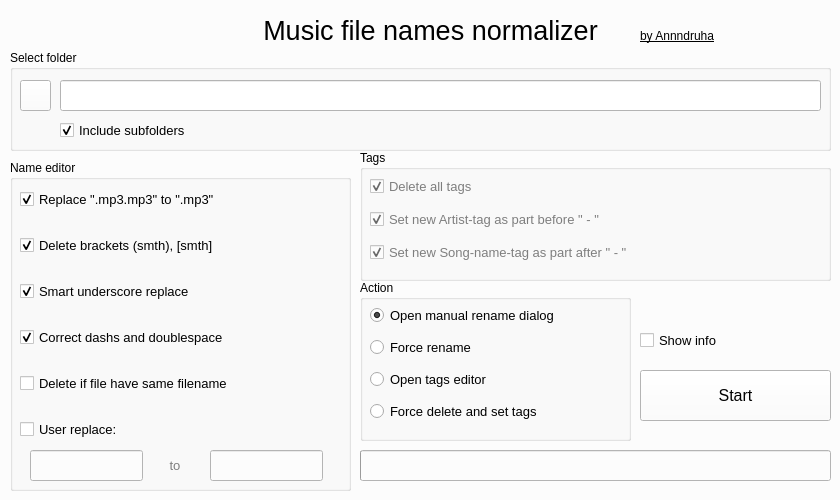
<?xml version="1.0" encoding="UTF-8"?>
<ui version="4.0">
 <class>MainWindow</class>
 <widget class="QMainWindow" name="MainWindow">
  <property name="geometry">
   <rect>
    <x>0</x>
    <y>0</y>
    <width>840</width>
    <height>500</height>
   </rect>
  </property>
  <property name="sizePolicy">
   <sizepolicy hsizetype="Ignored" vsizetype="Ignored">
    <horstretch>0</horstretch>
    <verstretch>0</verstretch>
   </sizepolicy>
  </property>
  <property name="minimumSize">
   <size>
    <width>840</width>
    <height>500</height>
   </size>
  </property>
  <property name="maximumSize">
   <size>
    <width>1600</width>
    <height>500</height>
   </size>
  </property>
  <property name="palette">
   <palette>
    <active>
     <colorrole role="WindowText">
      <brush brushstyle="SolidPattern">
       <color alpha="255">
        <red>0</red>
        <green>0</green>
        <blue>0</blue>
       </color>
      </brush>
     </colorrole>
     <colorrole role="Button">
      <brush brushstyle="SolidPattern">
       <color alpha="255">
        <red>252</red>
        <green>252</green>
        <blue>252</blue>
       </color>
      </brush>
     </colorrole>
     <colorrole role="Light">
      <brush brushstyle="SolidPattern">
       <color alpha="255">
        <red>255</red>
        <green>255</green>
        <blue>255</blue>
       </color>
      </brush>
     </colorrole>
     <colorrole role="Midlight">
      <brush brushstyle="SolidPattern">
       <color alpha="255">
        <red>253</red>
        <green>253</green>
        <blue>253</blue>
       </color>
      </brush>
     </colorrole>
     <colorrole role="Dark">
      <brush brushstyle="SolidPattern">
       <color alpha="255">
        <red>126</red>
        <green>126</green>
        <blue>126</blue>
       </color>
      </brush>
     </colorrole>
     <colorrole role="Mid">
      <brush brushstyle="SolidPattern">
       <color alpha="255">
        <red>168</red>
        <green>168</green>
        <blue>168</blue>
       </color>
      </brush>
     </colorrole>
     <colorrole role="Text">
      <brush brushstyle="SolidPattern">
       <color alpha="255">
        <red>0</red>
        <green>0</green>
        <blue>0</blue>
       </color>
      </brush>
     </colorrole>
     <colorrole role="BrightText">
      <brush brushstyle="SolidPattern">
       <color alpha="255">
        <red>255</red>
        <green>255</green>
        <blue>255</blue>
       </color>
      </brush>
     </colorrole>
     <colorrole role="ButtonText">
      <brush brushstyle="SolidPattern">
       <color alpha="255">
        <red>0</red>
        <green>0</green>
        <blue>0</blue>
       </color>
      </brush>
     </colorrole>
     <colorrole role="Base">
      <brush brushstyle="SolidPattern">
       <color alpha="255">
        <red>255</red>
        <green>255</green>
        <blue>255</blue>
       </color>
      </brush>
     </colorrole>
     <colorrole role="Window">
      <brush brushstyle="SolidPattern">
       <color alpha="255">
        <red>252</red>
        <green>252</green>
        <blue>252</blue>
       </color>
      </brush>
     </colorrole>
     <colorrole role="Shadow">
      <brush brushstyle="SolidPattern">
       <color alpha="255">
        <red>0</red>
        <green>0</green>
        <blue>0</blue>
       </color>
      </brush>
     </colorrole>
     <colorrole role="AlternateBase">
      <brush brushstyle="SolidPattern">
       <color alpha="255">
        <red>253</red>
        <green>253</green>
        <blue>253</blue>
       </color>
      </brush>
     </colorrole>
     <colorrole role="ToolTipBase">
      <brush brushstyle="SolidPattern">
       <color alpha="255">
        <red>255</red>
        <green>255</green>
        <blue>220</blue>
       </color>
      </brush>
     </colorrole>
     <colorrole role="ToolTipText">
      <brush brushstyle="SolidPattern">
       <color alpha="255">
        <red>0</red>
        <green>0</green>
        <blue>0</blue>
       </color>
      </brush>
     </colorrole>
     <colorrole role="PlaceholderText">
      <brush brushstyle="SolidPattern">
       <color alpha="128">
        <red>0</red>
        <green>0</green>
        <blue>0</blue>
       </color>
      </brush>
     </colorrole>
    </active>
    <inactive>
     <colorrole role="WindowText">
      <brush brushstyle="SolidPattern">
       <color alpha="255">
        <red>0</red>
        <green>0</green>
        <blue>0</blue>
       </color>
      </brush>
     </colorrole>
     <colorrole role="Button">
      <brush brushstyle="SolidPattern">
       <color alpha="255">
        <red>252</red>
        <green>252</green>
        <blue>252</blue>
       </color>
      </brush>
     </colorrole>
     <colorrole role="Light">
      <brush brushstyle="SolidPattern">
       <color alpha="255">
        <red>255</red>
        <green>255</green>
        <blue>255</blue>
       </color>
      </brush>
     </colorrole>
     <colorrole role="Midlight">
      <brush brushstyle="SolidPattern">
       <color alpha="255">
        <red>253</red>
        <green>253</green>
        <blue>253</blue>
       </color>
      </brush>
     </colorrole>
     <colorrole role="Dark">
      <brush brushstyle="SolidPattern">
       <color alpha="255">
        <red>126</red>
        <green>126</green>
        <blue>126</blue>
       </color>
      </brush>
     </colorrole>
     <colorrole role="Mid">
      <brush brushstyle="SolidPattern">
       <color alpha="255">
        <red>168</red>
        <green>168</green>
        <blue>168</blue>
       </color>
      </brush>
     </colorrole>
     <colorrole role="Text">
      <brush brushstyle="SolidPattern">
       <color alpha="255">
        <red>0</red>
        <green>0</green>
        <blue>0</blue>
       </color>
      </brush>
     </colorrole>
     <colorrole role="BrightText">
      <brush brushstyle="SolidPattern">
       <color alpha="255">
        <red>255</red>
        <green>255</green>
        <blue>255</blue>
       </color>
      </brush>
     </colorrole>
     <colorrole role="ButtonText">
      <brush brushstyle="SolidPattern">
       <color alpha="255">
        <red>0</red>
        <green>0</green>
        <blue>0</blue>
       </color>
      </brush>
     </colorrole>
     <colorrole role="Base">
      <brush brushstyle="SolidPattern">
       <color alpha="255">
        <red>255</red>
        <green>255</green>
        <blue>255</blue>
       </color>
      </brush>
     </colorrole>
     <colorrole role="Window">
      <brush brushstyle="SolidPattern">
       <color alpha="255">
        <red>252</red>
        <green>252</green>
        <blue>252</blue>
       </color>
      </brush>
     </colorrole>
     <colorrole role="Shadow">
      <brush brushstyle="SolidPattern">
       <color alpha="255">
        <red>0</red>
        <green>0</green>
        <blue>0</blue>
       </color>
      </brush>
     </colorrole>
     <colorrole role="AlternateBase">
      <brush brushstyle="SolidPattern">
       <color alpha="255">
        <red>253</red>
        <green>253</green>
        <blue>253</blue>
       </color>
      </brush>
     </colorrole>
     <colorrole role="ToolTipBase">
      <brush brushstyle="SolidPattern">
       <color alpha="255">
        <red>255</red>
        <green>255</green>
        <blue>220</blue>
       </color>
      </brush>
     </colorrole>
     <colorrole role="ToolTipText">
      <brush brushstyle="SolidPattern">
       <color alpha="255">
        <red>0</red>
        <green>0</green>
        <blue>0</blue>
       </color>
      </brush>
     </colorrole>
     <colorrole role="PlaceholderText">
      <brush brushstyle="SolidPattern">
       <color alpha="128">
        <red>0</red>
        <green>0</green>
        <blue>0</blue>
       </color>
      </brush>
     </colorrole>
    </inactive>
    <disabled>
     <colorrole role="WindowText">
      <brush brushstyle="SolidPattern">
       <color alpha="255">
        <red>126</red>
        <green>126</green>
        <blue>126</blue>
       </color>
      </brush>
     </colorrole>
     <colorrole role="Button">
      <brush brushstyle="SolidPattern">
       <color alpha="255">
        <red>252</red>
        <green>252</green>
        <blue>252</blue>
       </color>
      </brush>
     </colorrole>
     <colorrole role="Light">
      <brush brushstyle="SolidPattern">
       <color alpha="255">
        <red>255</red>
        <green>255</green>
        <blue>255</blue>
       </color>
      </brush>
     </colorrole>
     <colorrole role="Midlight">
      <brush brushstyle="SolidPattern">
       <color alpha="255">
        <red>253</red>
        <green>253</green>
        <blue>253</blue>
       </color>
      </brush>
     </colorrole>
     <colorrole role="Dark">
      <brush brushstyle="SolidPattern">
       <color alpha="255">
        <red>126</red>
        <green>126</green>
        <blue>126</blue>
       </color>
      </brush>
     </colorrole>
     <colorrole role="Mid">
      <brush brushstyle="SolidPattern">
       <color alpha="255">
        <red>168</red>
        <green>168</green>
        <blue>168</blue>
       </color>
      </brush>
     </colorrole>
     <colorrole role="Text">
      <brush brushstyle="SolidPattern">
       <color alpha="255">
        <red>126</red>
        <green>126</green>
        <blue>126</blue>
       </color>
      </brush>
     </colorrole>
     <colorrole role="BrightText">
      <brush brushstyle="SolidPattern">
       <color alpha="255">
        <red>255</red>
        <green>255</green>
        <blue>255</blue>
       </color>
      </brush>
     </colorrole>
     <colorrole role="ButtonText">
      <brush brushstyle="SolidPattern">
       <color alpha="255">
        <red>126</red>
        <green>126</green>
        <blue>126</blue>
       </color>
      </brush>
     </colorrole>
     <colorrole role="Base">
      <brush brushstyle="SolidPattern">
       <color alpha="255">
        <red>252</red>
        <green>252</green>
        <blue>252</blue>
       </color>
      </brush>
     </colorrole>
     <colorrole role="Window">
      <brush brushstyle="SolidPattern">
       <color alpha="255">
        <red>252</red>
        <green>252</green>
        <blue>252</blue>
       </color>
      </brush>
     </colorrole>
     <colorrole role="Shadow">
      <brush brushstyle="SolidPattern">
       <color alpha="255">
        <red>0</red>
        <green>0</green>
        <blue>0</blue>
       </color>
      </brush>
     </colorrole>
     <colorrole role="AlternateBase">
      <brush brushstyle="SolidPattern">
       <color alpha="255">
        <red>252</red>
        <green>252</green>
        <blue>252</blue>
       </color>
      </brush>
     </colorrole>
     <colorrole role="ToolTipBase">
      <brush brushstyle="SolidPattern">
       <color alpha="255">
        <red>255</red>
        <green>255</green>
        <blue>220</blue>
       </color>
      </brush>
     </colorrole>
     <colorrole role="ToolTipText">
      <brush brushstyle="SolidPattern">
       <color alpha="255">
        <red>0</red>
        <green>0</green>
        <blue>0</blue>
       </color>
      </brush>
     </colorrole>
     <colorrole role="PlaceholderText">
      <brush brushstyle="SolidPattern">
       <color alpha="128">
        <red>0</red>
        <green>0</green>
        <blue>0</blue>
       </color>
      </brush>
     </colorrole>
    </disabled>
   </palette>
  </property>
  <property name="font">
   <font>
    <pointsize>9</pointsize>
   </font>
  </property>
  <property name="windowTitle">
   <string>Music file names normalizer</string>
  </property>
  <property name="windowIcon">
   <iconset>
    <normaloff>../img/icon.ico</normaloff>../img/icon.ico</iconset>
  </property>
  <widget class="QWidget" name="widget">
   <property name="minimumSize">
    <size>
     <width>840</width>
     <height>500</height>
    </size>
   </property>
   <property name="maximumSize">
    <size>
     <width>1600</width>
     <height>500</height>
    </size>
   </property>
   <widget class="QLabel" name="label_program_name">
    <property name="geometry">
     <rect>
      <x>220</x>
      <y>10</y>
      <width>421</width>
      <height>41</height>
     </rect>
    </property>
    <property name="font">
     <font>
      <pointsize>20</pointsize>
      <bold>false</bold>
     </font>
    </property>
    <property name="locale">
     <locale language="English" country="UnitedStates"/>
    </property>
    <property name="text">
     <string>Music file names normalizer</string>
    </property>
    <property name="scaledContents">
     <bool>false</bool>
    </property>
    <property name="alignment">
     <set>Qt::AlignCenter</set>
    </property>
   </widget>
   <widget class="QGroupBox" name="group_names">
    <property name="geometry">
     <rect>
      <x>10</x>
      <y>160</y>
      <width>341</width>
      <height>331</height>
     </rect>
    </property>
    <property name="locale">
     <locale language="English" country="UnitedStates"/>
    </property>
    <property name="title">
     <string>Name editor</string>
    </property>
    <widget class="QWidget" name="verticalLayoutWidget">
     <property name="geometry">
      <rect>
       <x>10</x>
       <y>10</y>
       <width>321</width>
       <height>291</height>
      </rect>
     </property>
     <property name="locale">
      <locale language="English" country="UnitedStates"/>
     </property>
     <layout class="QVBoxLayout" name="name_layout">
      <item>
       <widget class="QCheckBox" name="checkBox_mp3">
        <property name="font">
         <font>
          <pointsize>10</pointsize>
         </font>
        </property>
        <property name="locale">
         <locale language="English" country="UnitedStates"/>
        </property>
        <property name="text">
         <string>Replace &quot;.mp3.mp3&quot; to &quot;.mp3&quot;</string>
        </property>
        <property name="checked">
         <bool>true</bool>
        </property>
       </widget>
      </item>
      <item>
       <widget class="QCheckBox" name="checkBox_brackets">
        <property name="font">
         <font>
          <pointsize>10</pointsize>
         </font>
        </property>
        <property name="locale">
         <locale language="English" country="UnitedStates"/>
        </property>
        <property name="text">
         <string>Delete brackets (smth), [smth]</string>
        </property>
        <property name="checked">
         <bool>true</bool>
        </property>
       </widget>
      </item>
      <item>
       <widget class="QCheckBox" name="checkBox_underscore">
        <property name="font">
         <font>
          <pointsize>10</pointsize>
         </font>
        </property>
        <property name="locale">
         <locale language="English" country="UnitedStates"/>
        </property>
        <property name="text">
         <string>Smart underscore replace</string>
        </property>
        <property name="checked">
         <bool>true</bool>
        </property>
       </widget>
      </item>
      <item>
       <widget class="QCheckBox" name="checkBox_doublespace">
        <property name="font">
         <font>
          <pointsize>10</pointsize>
          <bold>false</bold>
         </font>
        </property>
        <property name="locale">
         <locale language="English" country="UnitedStates"/>
        </property>
        <property name="text">
         <string>Correct dashs and doublespace</string>
        </property>
        <property name="checked">
         <bool>true</bool>
        </property>
       </widget>
      </item>
      <item>
       <widget class="QCheckBox" name="checkBox_samename">
        <property name="font">
         <font>
          <pointsize>10</pointsize>
         </font>
        </property>
        <property name="locale">
         <locale language="English" country="UnitedStates"/>
        </property>
        <property name="text">
         <string>Delete if file have same filename</string>
        </property>
        <property name="checked">
         <bool>false</bool>
        </property>
       </widget>
      </item>
      <item>
       <widget class="QCheckBox" name="checkBox_user_replace">
        <property name="font">
         <font>
          <pointsize>10</pointsize>
         </font>
        </property>
        <property name="locale">
         <locale language="English" country="UnitedStates"/>
        </property>
        <property name="text">
         <string>User replace:</string>
        </property>
       </widget>
      </item>
     </layout>
    </widget>
    <widget class="QLabel" name="label_replace_to">
     <property name="enabled">
      <bool>false</bool>
     </property>
     <property name="geometry">
      <rect>
       <x>140</x>
       <y>290</y>
       <width>50</width>
       <height>30</height>
      </rect>
     </property>
     <property name="font">
      <font>
       <pointsize>10</pointsize>
      </font>
     </property>
     <property name="locale">
      <locale language="English" country="UnitedStates"/>
     </property>
     <property name="text">
      <string>to</string>
     </property>
     <property name="alignment">
      <set>Qt::AlignCenter</set>
     </property>
    </widget>
    <widget class="QLineEdit" name="lineEdit_from">
     <property name="enabled">
      <bool>false</bool>
     </property>
     <property name="geometry">
      <rect>
       <x>20</x>
       <y>290</y>
       <width>113</width>
       <height>31</height>
      </rect>
     </property>
     <property name="font">
      <font>
       <pointsize>10</pointsize>
      </font>
     </property>
     <property name="locale">
      <locale language="English" country="UnitedStates"/>
     </property>
    </widget>
    <widget class="QLineEdit" name="lineEdit_to">
     <property name="enabled">
      <bool>false</bool>
     </property>
     <property name="geometry">
      <rect>
       <x>200</x>
       <y>290</y>
       <width>113</width>
       <height>31</height>
      </rect>
     </property>
     <property name="font">
      <font>
       <pointsize>10</pointsize>
      </font>
     </property>
     <property name="locale">
      <locale language="English" country="UnitedStates"/>
     </property>
    </widget>
   </widget>
   <widget class="QGroupBox" name="group_file_open">
    <property name="geometry">
     <rect>
      <x>10</x>
      <y>50</y>
      <width>821</width>
      <height>101</height>
     </rect>
    </property>
    <property name="locale">
     <locale language="English" country="UnitedStates"/>
    </property>
    <property name="title">
     <string>Select folder</string>
    </property>
    <widget class="QPushButton" name="pushButton_path">
     <property name="geometry">
      <rect>
       <x>10</x>
       <y>30</y>
       <width>31</width>
       <height>31</height>
      </rect>
     </property>
     <property name="locale">
      <locale language="English" country="UnitedStates"/>
     </property>
     <property name="text">
      <string/>
     </property>
     <property name="icon">
      <iconset>
       <normaloff>../img/folder.ico</normaloff>../img/folder.ico</iconset>
     </property>
    </widget>
    <widget class="QCheckBox" name="check_include_subfolder">
     <property name="geometry">
      <rect>
       <x>50</x>
       <y>70</y>
       <width>341</width>
       <height>20</height>
      </rect>
     </property>
     <property name="font">
      <font>
       <pointsize>10</pointsize>
      </font>
     </property>
     <property name="locale">
      <locale language="English" country="UnitedStates"/>
     </property>
     <property name="text">
      <string>Include subfolders</string>
     </property>
     <property name="checked">
      <bool>true</bool>
     </property>
    </widget>
    <widget class="QLineEdit" name="lineEdit_filepath">
     <property name="geometry">
      <rect>
       <x>50</x>
       <y>30</y>
       <width>761</width>
       <height>31</height>
      </rect>
     </property>
     <property name="font">
      <font>
       <pointsize>10</pointsize>
      </font>
     </property>
     <property name="locale">
      <locale language="English" country="UnitedStates"/>
     </property>
    </widget>
   </widget>
   <widget class="QGroupBox" name="group_options">
    <property name="geometry">
     <rect>
      <x>360</x>
      <y>280</y>
      <width>271</width>
      <height>161</height>
     </rect>
    </property>
    <property name="locale">
     <locale language="English" country="UnitedStates"/>
    </property>
    <property name="title">
     <string>Action</string>
    </property>
    <widget class="QWidget" name="verticalLayoutWidget_2">
     <property name="geometry">
      <rect>
       <x>10</x>
       <y>20</y>
       <width>253</width>
       <height>131</height>
      </rect>
     </property>
     <property name="locale">
      <locale language="English" country="UnitedStates"/>
     </property>
     <layout class="QVBoxLayout" name="options_layout">
      <item>
       <widget class="QRadioButton" name="radioButton_dialog">
        <property name="font">
         <font>
          <pointsize>10</pointsize>
         </font>
        </property>
        <property name="locale">
         <locale language="English" country="UnitedStates"/>
        </property>
        <property name="text">
         <string>Open manual rename dialog</string>
        </property>
        <property name="checked">
         <bool>true</bool>
        </property>
       </widget>
      </item>
      <item>
       <widget class="QRadioButton" name="radioButton_all">
        <property name="font">
         <font>
          <pointsize>10</pointsize>
         </font>
        </property>
        <property name="locale">
         <locale language="English" country="UnitedStates"/>
        </property>
        <property name="text">
         <string>Force rename</string>
        </property>
        <property name="checked">
         <bool>false</bool>
        </property>
       </widget>
      </item>
      <item>
       <widget class="QRadioButton" name="radioButton_tag_manual">
        <property name="font">
         <font>
          <pointsize>10</pointsize>
         </font>
        </property>
        <property name="text">
         <string>Open tags editor</string>
        </property>
       </widget>
      </item>
      <item>
       <widget class="QRadioButton" name="radioButton_tag_auto">
        <property name="font">
         <font>
          <pointsize>10</pointsize>
         </font>
        </property>
        <property name="text">
         <string>Force delete and set tags</string>
        </property>
       </widget>
      </item>
     </layout>
    </widget>
   </widget>
   <widget class="QPushButton" name="pushButton_start">
    <property name="geometry">
     <rect>
      <x>640</x>
      <y>370</y>
      <width>191</width>
      <height>51</height>
     </rect>
    </property>
    <property name="font">
     <font>
      <pointsize>12</pointsize>
     </font>
    </property>
    <property name="locale">
     <locale language="English" country="UnitedStates"/>
    </property>
    <property name="text">
     <string>Start</string>
    </property>
   </widget>
   <widget class="QGroupBox" name="group_tags">
    <property name="geometry">
     <rect>
      <x>360</x>
      <y>150</y>
      <width>471</width>
      <height>131</height>
     </rect>
    </property>
    <property name="locale">
     <locale language="English" country="UnitedStates"/>
    </property>
    <property name="title">
     <string>Tags</string>
    </property>
    <widget class="QWidget" name="verticalLayoutWidget_3">
     <property name="geometry">
      <rect>
       <x>10</x>
       <y>20</y>
       <width>451</width>
       <height>101</height>
      </rect>
     </property>
     <property name="locale">
      <locale language="English" country="UnitedStates"/>
     </property>
     <layout class="QVBoxLayout" name="tags_layout">
      <item>
       <widget class="QCheckBox" name="checkBox_delete_tags">
        <property name="enabled">
         <bool>false</bool>
        </property>
        <property name="font">
         <font>
          <pointsize>10</pointsize>
         </font>
        </property>
        <property name="locale">
         <locale language="English" country="UnitedStates"/>
        </property>
        <property name="text">
         <string>Delete all tags</string>
        </property>
        <property name="checked">
         <bool>true</bool>
        </property>
       </widget>
      </item>
      <item>
       <widget class="QCheckBox" name="checkBox_set_artist_tag">
        <property name="enabled">
         <bool>false</bool>
        </property>
        <property name="font">
         <font>
          <pointsize>10</pointsize>
         </font>
        </property>
        <property name="locale">
         <locale language="English" country="UnitedStates"/>
        </property>
        <property name="text">
         <string>Set new Artist-tag as part before &quot; - &quot;</string>
        </property>
        <property name="checked">
         <bool>true</bool>
        </property>
       </widget>
      </item>
      <item>
       <widget class="QCheckBox" name="checkBox_set_song_tag">
        <property name="enabled">
         <bool>false</bool>
        </property>
        <property name="font">
         <font>
          <pointsize>10</pointsize>
         </font>
        </property>
        <property name="locale">
         <locale language="English" country="UnitedStates"/>
        </property>
        <property name="text">
         <string>Set new Song-name-tag as part after &quot; - &quot;</string>
        </property>
        <property name="checked">
         <bool>true</bool>
        </property>
       </widget>
      </item>
     </layout>
    </widget>
   </widget>
   <widget class="QProgressBar" name="progressBar">
    <property name="enabled">
     <bool>false</bool>
    </property>
    <property name="geometry">
     <rect>
      <x>360</x>
      <y>450</y>
      <width>471</width>
      <height>31</height>
     </rect>
    </property>
    <property name="font">
     <font>
      <pointsize>10</pointsize>
     </font>
    </property>
    <property name="locale">
     <locale language="English" country="UnitedStates"/>
    </property>
    <property name="textVisible">
     <bool>false</bool>
    </property>
    <property name="textDirection">
     <enum>QProgressBar::TopToBottom</enum>
    </property>
   </widget>
   <widget class="QLabel" name="label__autor">
    <property name="geometry">
     <rect>
      <x>640</x>
      <y>26</y>
      <width>101</width>
      <height>20</height>
     </rect>
    </property>
    <property name="locale">
     <locale language="English" country="UnitedStates"/>
    </property>
    <property name="text">
     <string>&lt;html&gt;&lt;head/&gt;&lt;body&gt;&lt;p&gt;&lt;a href=&quot;https://github.com/Annndruha&quot;&gt;&lt;span style=&quot; color:#000000;&quot;&gt;by Annndruha&lt;/span&gt;&lt;/a&gt;&lt;/p&gt;&lt;/body&gt;&lt;/html&gt;</string>
    </property>
    <property name="openExternalLinks">
     <bool>true</bool>
    </property>
   </widget>
   <widget class="QPlainTextEdit" name="plainTextEdit_log">
    <property name="geometry">
     <rect>
      <x>850</x>
      <y>10</y>
      <width>741</width>
      <height>471</height>
     </rect>
    </property>
    <property name="readOnly">
     <bool>true</bool>
    </property>
    <property name="centerOnScroll">
     <bool>true</bool>
    </property>
    <property name="placeholderText">
     <string>Logs</string>
    </property>
   </widget>
   <widget class="QCheckBox" name="checkBox_logs">
    <property name="geometry">
     <rect>
      <x>640</x>
      <y>330</y>
      <width>181</width>
      <height>20</height>
     </rect>
    </property>
    <property name="font">
     <font>
      <pointsize>10</pointsize>
     </font>
    </property>
    <property name="locale">
     <locale language="English" country="UnitedStates"/>
    </property>
    <property name="text">
     <string>Show info</string>
    </property>
    <property name="checked">
     <bool>false</bool>
    </property>
   </widget>
  </widget>
 </widget>
 <tabstops>
  <tabstop>pushButton_path</tabstop>
  <tabstop>check_include_subfolder</tabstop>
  <tabstop>checkBox_mp3</tabstop>
  <tabstop>checkBox_brackets</tabstop>
  <tabstop>checkBox_underscore</tabstop>
  <tabstop>checkBox_doublespace</tabstop>
  <tabstop>checkBox_user_replace</tabstop>
  <tabstop>checkBox_delete_tags</tabstop>
  <tabstop>checkBox_set_artist_tag</tabstop>
  <tabstop>checkBox_set_song_tag</tabstop>
  <tabstop>radioButton_all</tabstop>
  <tabstop>pushButton_start</tabstop>
 </tabstops>
 <resources/>
 <connections/>
</ui>
